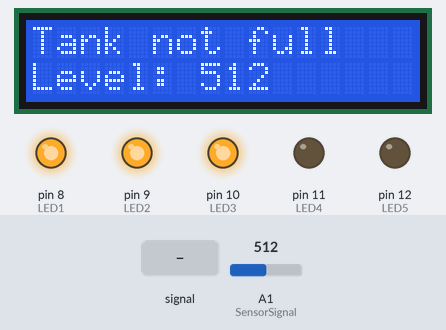
Recording of a sketch running on a simulated Arduino Uno, built with avr-gcc and run on an emulated ATmega328P. Shown: 16×2 character LCD, output pins drawn as LEDs (lit = HIGH). The inputs (shaded band) are chosen by the test bench; at power-on: A1 (SensorSignal) = 512. Pins used as bus, display or sensor lines are not drawn; what the sketch prints to the serial monitor is not drawn.

Above: at 1.2 s.
1.3 s: A1 (SensorSignal) fed a 200 Hz sine of ±460 counts around its level
At 1.81 s:
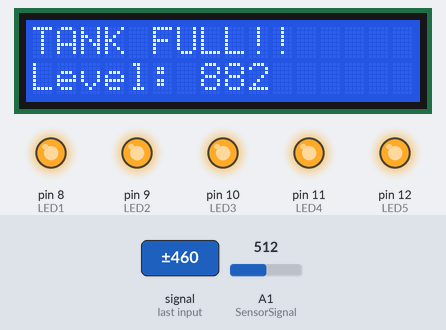
3.2 s: A1 (SensorSignal) fed a 2 Hz sine of ±306 counts around its level
At 3.43 s:
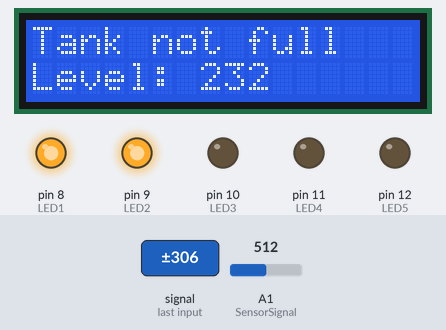
5.9 s: A1 (SensorSignal) set to 0
At 6.2 s:
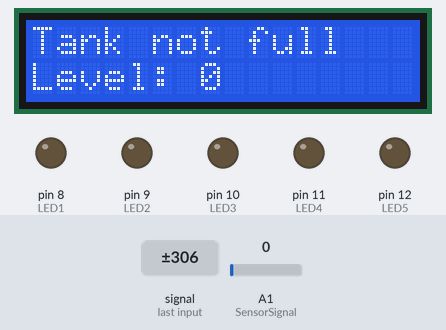
7.4 s: A1 (SensorSignal) set to 122
At 8.7 s:
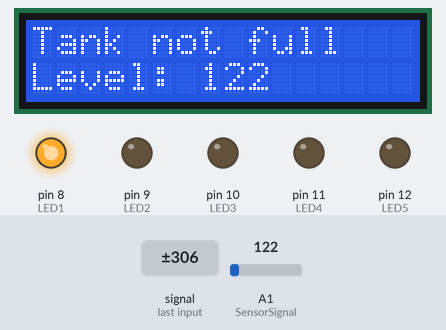
9.0 s: A1 (SensorSignal) set to 210
At 10.0 s:
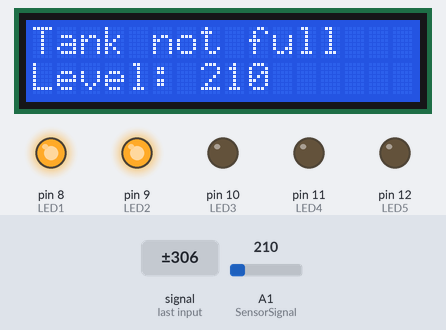
10.5 s: A1 (SensorSignal) fed a 200 Hz sine of ±81 counts around its level
At 13.26 s:
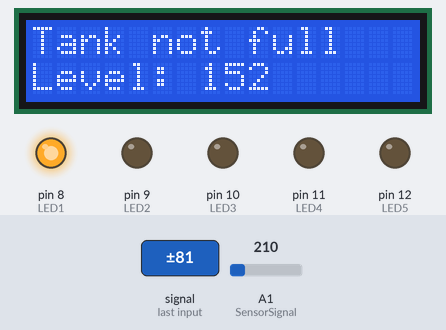
Timing chart, 0 to 14.5 s (numbered marks = the images above; inputs shaded):
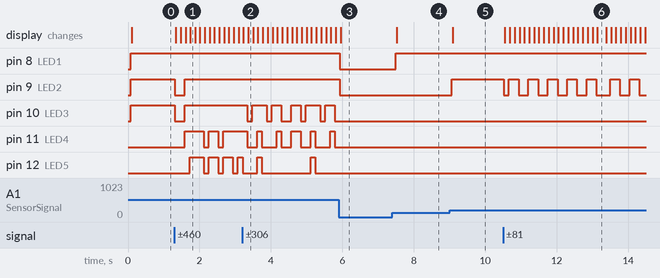

Measured:
- after the input at 1.3 s, pin 9 (LED2), pin 10 (LED3): HIGH → LOW at once, → HIGH 0.27 s later
- after the input at 3.2 s, pin 10 (LED3): HIGH → LOW after 0.14 s, → HIGH 0.14 s later, → LOW 0.41 s later, → HIGH 0.14 s later, … (11 changes in this stretch)
- after the input at 5.9 s, pin 8 (LED1), pin 9 (LED2): HIGH → LOW at once; pin 10 (LED3), pin 11 (LED4), pin 12 (LED5): stops changing and stays LOW
- after the input at 7.4 s, pin 8 (LED1): LOW → HIGH after 0.09 s; the display: changes after 0.12 s (image 4)
- after the input at 9.0 s, pin 9 (LED2): LOW → HIGH after 0.06 s; the display: changes after 0.09 s (image 5)
- after the input at 10.5 s, pin 9 (LED2): HIGH → LOW at once, → HIGH 0.14 s later, → LOW 0.27 s later, → HIGH 0.27 s later, … (15 changes in this stretch); the display: first changes after 0.05 s (image 6 shows a later state)

The sketch:

Tank_Water_level_Detector.ino
```cpp
#include <Wire.h>
#include <LiquidCrystal_I2C.h>
LiquidCrystal_I2C lcd(0x27, 16, 2);

int level = 0;
int levelold = 0;

#define LED1 8
#define LED2 9
#define LED3 10
#define LED4 11
#define LED5 12

#define SensorVCC A0
#define SensorSignal A1

void setup()
{
  pinMode(SensorVCC, OUTPUT);
  pinMode(SensorSignal, INPUT);
  Serial.begin(9600);
  lcd.init();
  lcd.backlight();
  pinMode(LED1, OUTPUT);
  pinMode(LED2, OUTPUT);
  pinMode(LED3, OUTPUT);
  pinMode(LED4, OUTPUT);
  pinMode(LED5, OUTPUT);
}

void loop()
{
  digitalWrite(SensorVCC, HIGH);
  delay(10);
  level = analogRead(SensorSignal);
  digitalWrite(SensorVCC, LOW);

  Serial.println(level);

  digitalWrite(LED1, LOW);
  digitalWrite(LED2, LOW);
  digitalWrite(LED3, LOW);
  digitalWrite(LED4, LOW);
  digitalWrite(LED5, LOW);

  if (level > 0) {
    digitalWrite(LED1, HIGH);
  }
  if (level > 200) {
    digitalWrite(LED2, HIGH);
  }
  if (level > 400) {
    digitalWrite(LED3, HIGH);
  }
  if (level > 600) {
    digitalWrite(LED4, HIGH);
  }
  if (level > 800) {
    digitalWrite(LED5, HIGH);
  }


  if (level != levelold){
    levelold = level;
    lcd.clear();
    lcd.setCursor(0, 0);
    if (level < 800) {
      lcd.print("Tank not full");
    } else if (level >= 800) {
      lcd.print("TANK FULL!!");
    }
    lcd.setCursor(0, 1);
    lcd.print("Level: ");
    lcd.print(level);
  }

  delay(100);
}
```
